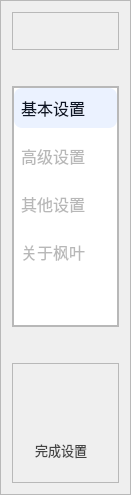
        <widget class="QFrame" name="frame_left">
         <property name="minimumSize">
          <size>
           <width>131</width>
           <height>495</height>
          </size>
         </property>
         <property name="maximumSize">
          <size>
           <width>131</width>
           <height>495</height>
          </size>
         </property>
         <property name="frameShape">
          <enum>QFrame::StyledPanel</enum>
         </property>
         <property name="frameShadow">
          <enum>QFrame::Raised</enum>
         </property>
         <layout class="QVBoxLayout" name="verticalLayout_12" stretch="0,2,1">
          <property name="spacing">
           <number>36</number>
          </property>
          <item>
           <widget class="QFrame" name="frame_left_head">
            <property name="frameShape">
             <enum>QFrame::StyledPanel</enum>
            </property>
            <property name="frameShadow">
             <enum>QFrame::Raised</enum>
            </property>
            <layout class="QHBoxLayout" name="horizontalLayout_17">
             <property name="spacing">
              <number>0</number>
             </property>
             <property name="leftMargin">
              <number>0</number>
             </property>
             <property name="topMargin">
              <number>0</number>
             </property>
             <property name="rightMargin">
              <number>0</number>
             </property>
             <property name="bottomMargin">
              <number>0</number>
             </property>
             <item>
              <widget class="QWidget" name="widget_SettingLogo" native="true">
               <property name="minimumSize">
                <size>
                 <width>0</width>
                 <height>36</height>
                </size>
               </property>
               <property name="maximumSize">
                <size>
                 <width>16777215</width>
                 <height>36</height>
                </size>
               </property>
               <property name="styleSheet">
                <string notr="true">image: url('设置LOGO.svg');</string>
               </property>
              </widget>
             </item>
            </layout>
           </widget>
          </item>
          <item>
           <widget class="QFrame" name="frame_list">
            <property name="frameShape">
             <enum>QFrame::StyledPanel</enum>
            </property>
            <property name="frameShadow">
             <enum>QFrame::Raised</enum>
            </property>
            <layout class="QHBoxLayout" name="horizontalLayout_15">
             <property name="spacing">
              <number>0</number>
             </property>
             <property name="leftMargin">
              <number>0</number>
             </property>
             <property name="topMargin">
              <number>0</number>
             </property>
             <property name="rightMargin">
              <number>0</number>
             </property>
             <property name="bottomMargin">
              <number>0</number>
             </property>
             <item>
              <widget class="QListWidget" name="listWidget_setting">
               <property name="font">
                <font>
                 <pointsize>12</pointsize>
                 <bold>false</bold>
                </font>
               </property>
               <property name="focusPolicy">
                <enum>Qt::NoFocus</enum>
               </property>
               <property name="styleSheet">
                <string notr="true">QListView {

}
QListView::item{
background-color: transparent;
color: rgb(184, 184, 184);
padding:8px;
padding-left:4px;
margin-bottom:8px;
}
QListView::item:hover {
border-radius:8px;
background-color: rgb(245, 249, 254)
}
QListView::item:selected {
background-color: rgb(235, 242, 255);
color: rgb(12, 20, 36);
border-radius:8px;
}
</string>
               </property>
               <property name="verticalScrollBarPolicy">
                <enum>Qt::ScrollBarAlwaysOff</enum>
               </property>
               <property name="horizontalScrollBarPolicy">
                <enum>Qt::ScrollBarAlwaysOff</enum>
               </property>
               <property name="currentRow">
                <number>0</number>
               </property>
               <item>
                <property name="text">
                 <string>基本设置</string>
                </property>
                <property name="icon">
                 <iconset>
                  <normaloff>resources/img/setting/基本设置.svg</normaloff>resources/img/setting/基本设置.svg</iconset>
                </property>
               </item>
               <item>
                <property name="text">
                 <string>高级设置</string>
                </property>
                <property name="icon">
                 <iconset>
                  <normaloff>resources/img/setting/高级设置.svg</normaloff>resources/img/setting/高级设置.svg</iconset>
                </property>
               </item>
               <item>
                <property name="text">
                 <string>其他设置</string>
                </property>
                <property name="icon">
                 <iconset>
                  <normaloff>resources/img/setting/其他设置.svg</normaloff>resources/img/setting/其他设置.svg</iconset>
                </property>
               </item>
               <item>
                <property name="text">
                 <string>关于枫叶</string>
                </property>
                <property name="icon">
                 <iconset>
                  <normaloff>resources/img/setting/关于枫叶.svg</normaloff>resources/img/setting/关于枫叶.svg</iconset>
                </property>
               </item>
              </widget>
             </item>
            </layout>
           </widget>
          </item>
          <item>
           <widget class="QFrame" name="frame_left_bottom">
            <property name="frameShape">
             <enum>QFrame::StyledPanel</enum>
            </property>
            <property name="frameShadow">
             <enum>QFrame::Raised</enum>
            </property>
            <layout class="QHBoxLayout" name="horizontalLayout_16">
             <property name="spacing">
              <number>0</number>
             </property>
             <property name="leftMargin">
              <number>12</number>
             </property>
             <property name="topMargin">
              <number>0</number>
             </property>
             <property name="bottomMargin">
              <number>12</number>
             </property>
             <item alignment="Qt::AlignBottom">
              <widget class="QPushButton" name="pushButton_exit_setting">
               <property name="font">
                <font>
                 <pointsize>10</pointsize>
                </font>
               </property>
               <property name="styleSheet">
                <string notr="true">QPushButton {
color: rgb(68, 68, 68);
border:none;
text-align:left;
padding:10px;
}

QPushButton:hover {
color: rgb(120, 120, 120);
}

QPushButton:pressed {
color: rgb(0, 0, 0);
}</string>
               </property>
               <property name="text">
                <string>完成设置</string>
               </property>
               <property name="icon">
                <iconset>
                 <normaloff>resources/img/setting/完成设置.svg</normaloff>resources/img/setting/完成设置.svg</iconset>
               </property>
              </widget>
             </item>
            </layout>
           </widget>
          </item>
         </layout>
        </widget>
